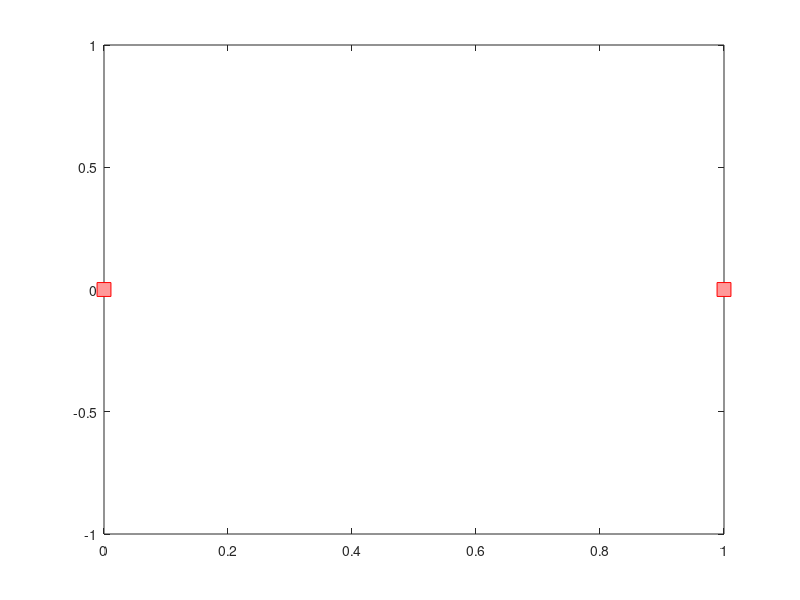

This figure's MATLAB source:
%% Description:
% This program solves steady conduction problems with Central differences.
% Translated from C to Matlab by YTANG
% References: 1. Computational Fluid Dynamics, H.K. Versteeg and W. Malalasekera, Longman Group Ltd, 1995

clear
close all
clc

%% constants
NPI         = 5;        % number of grid cells in x-direction [-]
XMAX        = 1.;       % width of the domain [m]
OUTER_ITER  = 100;      % number of outer iterations

%% INIT
% define geometrical variables (See fig. 6.2-6.4 in ref. 1)
Dx = XMAX/NPI;          % length of volume element

% length variable for the scalar points in the x direction
x    = zeros(1,NPI+2);  % x coordinate on pressure points [m]
x(1) = 0.;
x(2) = 0.5*Dx;
for i = 3:NPI+1
    x(i) = x(i-1) + Dx;
end
x(NPI+2) = x(NPI+1) + 0.5*Dx;

% initialise variables with zero values
ap      = zeros(1,NPI+2);
aE      = zeros(1,NPI+2);
aW      = zeros(1,NPI+2);
aP      = zeros(1,NPI+2);
b       = zeros(1,NPI+2);
SP      = zeros(1,NPI+2);
Su      = zeros(1,NPI+2);

% initialise variables with initial values
T       = zeros(1,NPI+2);       % Temperature
Gamma   = ones(1,NPI+2) * 10.0; % thermal conductivity

% Definition of first internal node for the different fi variables. See fig. 9.1.
Istart  = 2;
Iend    = NPI+1;

%% BOUNDARY
% Specify boundary conditions for a calculation
T(Istart-1) = 0.;
T(Iend+1)   = 0.;

%% T-EQUATION
% Calculate coefficients of T equation
for i = Istart:Iend
    % Geometrical parameters: Areas of the cell faces
    AREAw = 0.;
    AREAe = 0.;
    
    % The diffusion conductance D=(Gamma/Dx)*AREA defined in eq. 5.8b
    Dw = ((Gamma(i-1) + Gamma(i)  )/(2*(x(i)   - x(i-1))))*AREAw;
    De = ((Gamma(i)   + Gamma(i+1))/(2*(x(i+1) - x(i)  )))*AREAe;
    
    % The source terms
    SP(i) = 0.;
    Su(i) = 0.;
    
    % The coefficients (central differencing scheme)
    aW(i) = Dw;
    aE(i) = De;
    aP(i) = aW(i) + aE(i) - SP(i);
    
    %  Setting the source term b = Su
    b(i) = Su(i);
end

%% SOLVE
for iter = 0:OUTER_ITER
    
    % solve T equation
    % Solving from left to right
    for i = Istart:Iend
        T(i) = (aE(i)*T(i+1) + aW(i)*T(i-1) + b(i))/aP(i);
    end
    % Solving from right to left
    for i = Iend:-1:Istart
        T(i) = (aE(i)*T(i+1) + aW(i)*T(i-1) + b(i))/aP(i);
    end
    
    % print intermediate results
    fprintf('%4d T[%d] = %7.3f T[%d] = %7.3f T[%d] = %7.3f T[%d] = %7.3f T[%d] = %7.3f\n',...
        iter, 1, T(2), 2, T(3), 3, T(4), 4, T(5), NPI, T(NPI+1));
end

%% OUTPUT
% write output to .txt file
if iter == OUTER_ITER
    fp = fopen('output.txt','w');
    for i = 1:NPI+2
        fprintf(fp,'%11.4e\t%11.4e\n',x(i),T(i));
    end
    fclose(fp);
end

%% plot results from output
plot(x, T, 's', 'MarkerSize',10,'MarkerEdgeColor','red','MarkerFaceColor',[1 .6 .6]);
